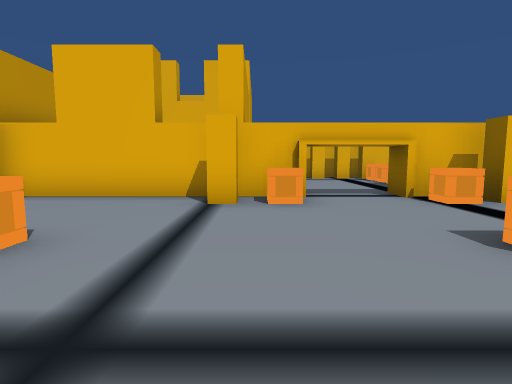
view 1 (above)

16 first-person views from a walk through a 3-D level made in the Unity game engine. The camera is 1.5 m above the floor, tilts 6° down and sees 80° across. Doors are open. The floor is counted in squares, 2 m on a side. Each view is taken from the middle of a square. On the plan, view 1 faces up. The plan holds only what a view shows up to about 10 squares ahead; the rest is blank. The place goes on beyond the plan. Some animated figures are not drawn.

view 2
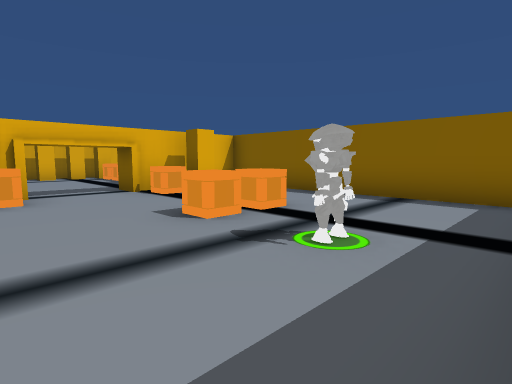

view 3
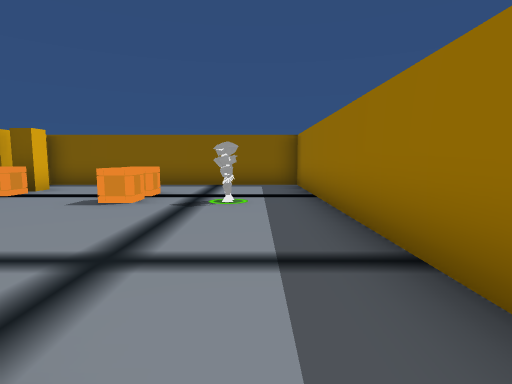

view 4
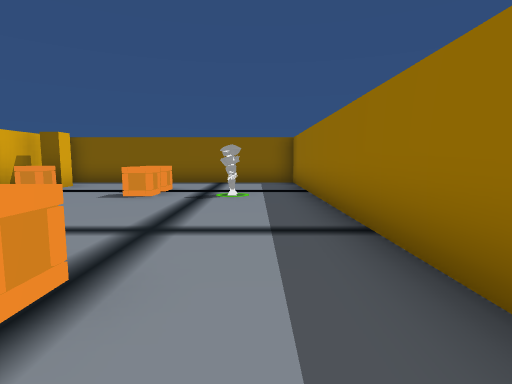

view 5
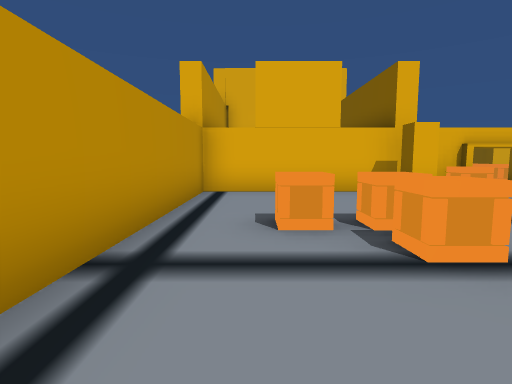

view 6
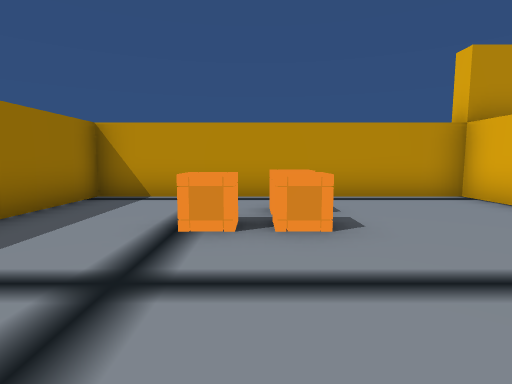

view 7
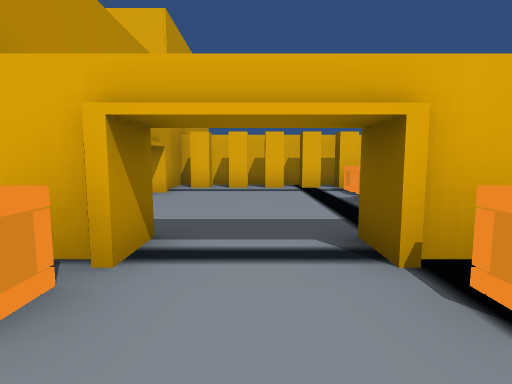

view 8
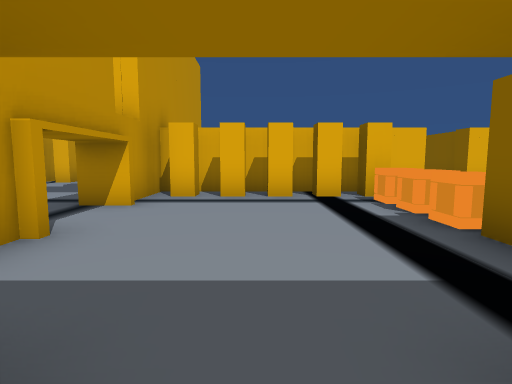

view 9
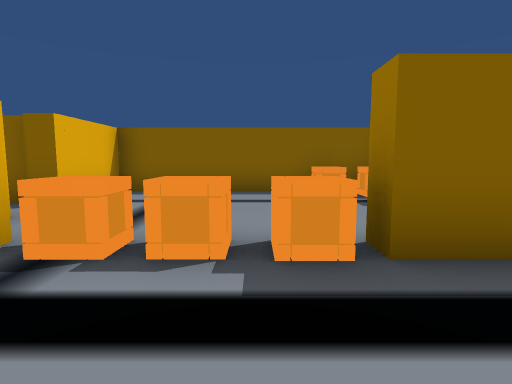

view 10
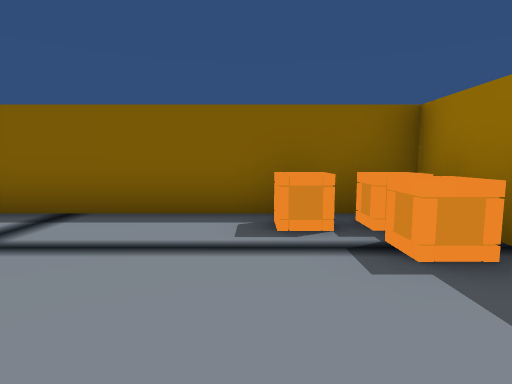

view 11
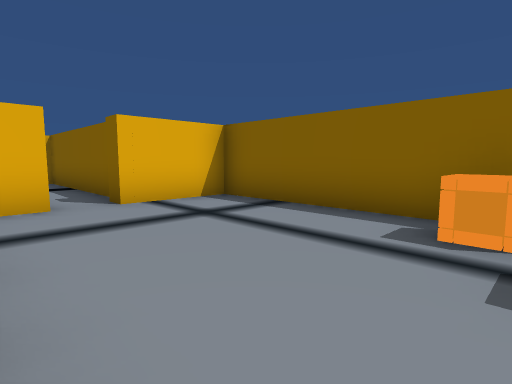

view 12
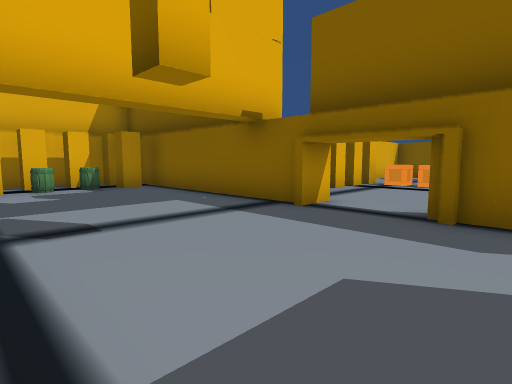

view 13
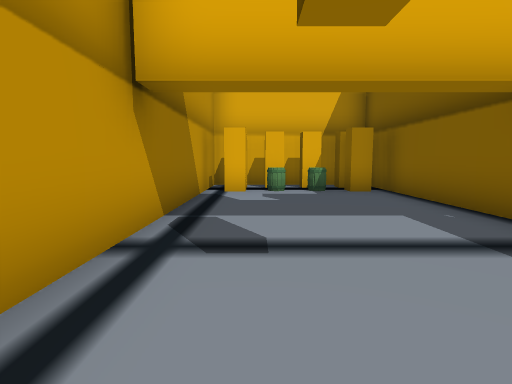

view 14
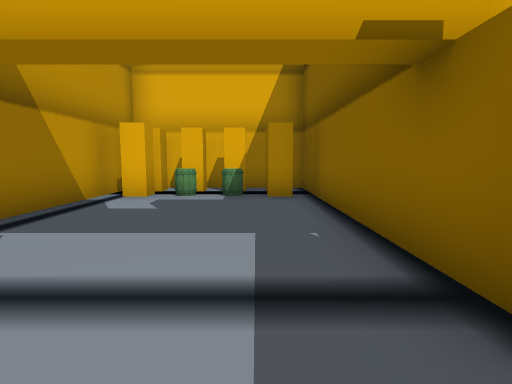

view 15
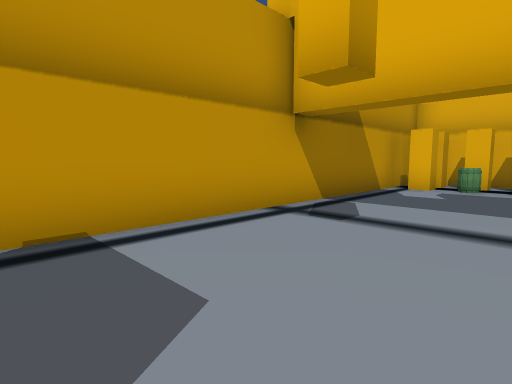

view 16
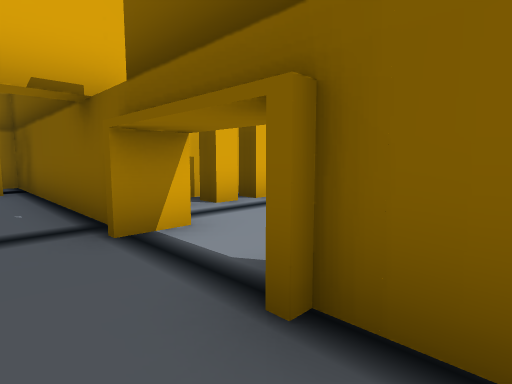

### Floor plan
Points are (right, up) in squares from view 1. A wall is a line through its corners. A room is listed if a view was taken in it or the views show most of it. See-through windows are left out.
Room 1 (views 1, 2, 3, 4, 5, 6, 7)
walls: (1, 6.2) (-5.2, 6.2) (-5.2, -1.3) (6.3, -1.3) (6.3, 6.2) (3, 6.2)
ways out: opening at (2, 6.5) to room 2
objects: crate (-3, 3); crate (-2, 1); crate (-2, 3); other object (-1, 5); crate (1, 5); other object (3, 1); crate (3, 2); crate (4, 2); crate (4, 5); other object (5, 6)
Room 2 (views 8, 9, 10, 11)
walls: (4.3, 8) (4.3, 9) (4.8, 9); (6, 13.2) (-0.2, 13.2) (-0.2, 11.5); (7.6, 6.7) (9.3, 6.7) (9.3, 13.2) (7, 13.2); (3, 6.2) (3, 7); (1, 7) (1, 6.2)
ways out: opening at (2, 6.5) to room 1; opening at (-1, 10) to room 3; open door at (6.5, 13.5)
objects: other object (0, 12) to (0, 13); other object (2, 12) to (2, 13); other object (3, 12) to (3, 13); other object (4, 12) to (5, 13); crate (5, 10); crate (5, 11); crate (7, 7); crate (8, 7); crate (8, 8)
Room 3 (views 12, 13, 14, 15, 16)
walls: (-0.7, 11.2) (-0.7, 18.2) (-1.1, 18.2); (0, 11) (-1, 11); (-5.2, 16.5) (-5.2, 8.2); (-0.7, 8) (-0.7, 8.9)
ways out: opening at (-1, 10) to room 2
objects: other object (-5, 17); other object (-5, 18); barrel (-4, 17); other object (-4, 18); barrel (-3, 17); other object (-3, 18); other object (-2, 17); other object (-2, 18)

Positions as (right, up) in squares from view 1, and headings:
1: (0, 0), facing up
2: (0, -1), facing up-right
3: (-3, 0), facing right
4: (-4, 0), facing right
5: (-4, -1), facing up
6: (1, 2), facing left
7: (2, 4), facing up
8: (2, 6), facing up
9: (2, 10), facing right
10: (5, 9), facing right
11: (5, 8), facing up-right
12: (-5, 8), facing up-right
13: (-4, 9), facing up
14: (-2, 10), facing up
15: (-2, 8), facing up-left
16: (-2, 8), facing up-right
